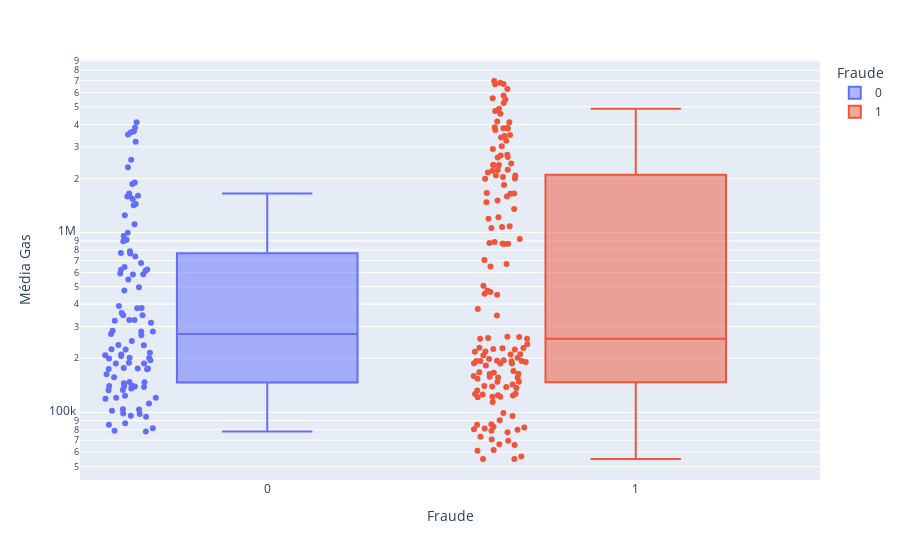

The code cell stored with this chart in its notebook:
### Markdown cell above
### 2.3. Boxplot - Média Gas

### Code cell
fig = px.box(df_eda, x="Fraude", y="Média Gas", points="all", log_y=True, color='Fraude')
fig.show()

### Figure 1 — Plotly figure (JSON) as saved in the notebook; plotly's stock layout.template omitted (floating-point values rounded to 4 significant figures; data arrays with more than 128 entries replaced by an {"elided": "..."} marker saying what was removed)
{"data": [{"alignmentgroup": "True", "boxpoints": "all", "hovertemplate": "Fraude=%{x}<br>Média Gas=%{y}<extra></extra>", "legendgroup": "0", "marker": {"color": "#636efa"}, "name": "0", "notched": false, "offsetgroup": "0", "orientation": "v", "showlegend": true, "type": "box", "x": [0, 0, 0, 0, 0, 0, 0, 0, 0, 0, 0, 0, 0, 0, 0, 0, 0, 0, 0, 0, 0, 0, 0, 0, 0, 0, 0, 0, 0, 0, 0, 0, 0, 0, 0, 0, 0, 0, 0, 0, 0, 0, 0, 0, 0, 0, 0, 0, 0, 0, 0, 0, 0, 0, 0, 0, 0, 0, 0, 0, 0, 0, 0, 0, 0, 0, 0, 0, 0, 0, 0, 0, 0, 0, 0, 0, 0, 0, 0, 0, 0, 0, 0, 0, 0, 0, 0, 0, 0, 0, 0, 0, 0, 0, 0, 0, 0, 0, 0, 0, 0, 0, 0, 0, 0], "x0": " ", "xaxis": "x", "y": [147600.0, 1595000.0, 769800.0, 140300.0, 958100.0, 1861000.0, 379100.0, 123800.0, 765400.0, 199300.0, 281400.0, 346800.0, 326300.0, 326700.0, 737300.0, 1603000.0, 3197000.0, 139400.0, 788000.0, 133300.0, 176500.0, 173800.0, 591800.0, 1899000.0, 622200.0, 87110.0, 249700.0, 175300.0, 187200.0, 95730.0, 186800.0, 1650000.0, 380900.0, 156600.0, 913000.0, 623800.0, 237200.0, 118900.0, 356700.0, 913400.0, 120400.0, 268800.0, 1419000.0, 78310.0, 1247000.0, 145400.0, 642800.0, 188700.0, 98010.0, 111900.0, 3512000.0, 236200.0, 390600.0, 4108000.0, 224500.0, 103800.0, 140700.0, 272500.0, 2546000.0, 206100.0, 315400.0, 1113000.0, 1540000.0, 477000.0, 175100.0, 2308000.0, 496800.0, 79090.0, 284800.0, 677800.0, 1587000.0, 81640.0, 323400.0, 282000.0, 120500.0, 584100.0, 139500.0, 200600.0, 133000.0, 138300.0, 147300.0, 1442000.0, 586900.0, 3828000.0, 3616000.0, 162900.0, 346400.0, 207700.0, 174100.0, 98460.0, 3667000.0, 210200.0, 894600.0, 613700.0, 135900.0, 214700.0, 223700.0, 85360.0, 998300.0, 104100.0, 549100.0, 94510.0, 201300.0, 102100.0, 194800.0], "y0": " ", "yaxis": "y"}, {"alignmentgroup": "True", "boxpoints": "all", "hovertemplate": "Fraude=%{x}<br>Média Gas=%{y}<extra></extra>", "legendgroup": "1", "marker": {"color": "#EF553B"}, "name": "1", "notched": false, "offsetgroup": "1", "orientation": "v", "showlegend": true, "type": "box", "x": {"elided": "149 int values"}, "x0": " ", "xaxis": "x", "y": {"elided": "149 float values"}, "y0": " ", "yaxis": "y"}], "layout": {"autosize": true, "boxmode": "overlay", "legend": {"title": {"text": "Fraude"}, "tracegroupgap": 0}, "margin": {"t": 60}, "xaxis": {"anchor": "y", "autorange": true, "categoryarray": [0, 1], "categoryorder": "array", "domain": [0, 1], "range": [-0.5089, 1.5], "title": {"text": "Fraude"}, "type": "linear"}, "yaxis": {"anchor": "x", "autorange": true, "domain": [0, 1], "range": [4.624, 6.96], "title": {"text": "Média Gas"}, "type": "log"}}}
